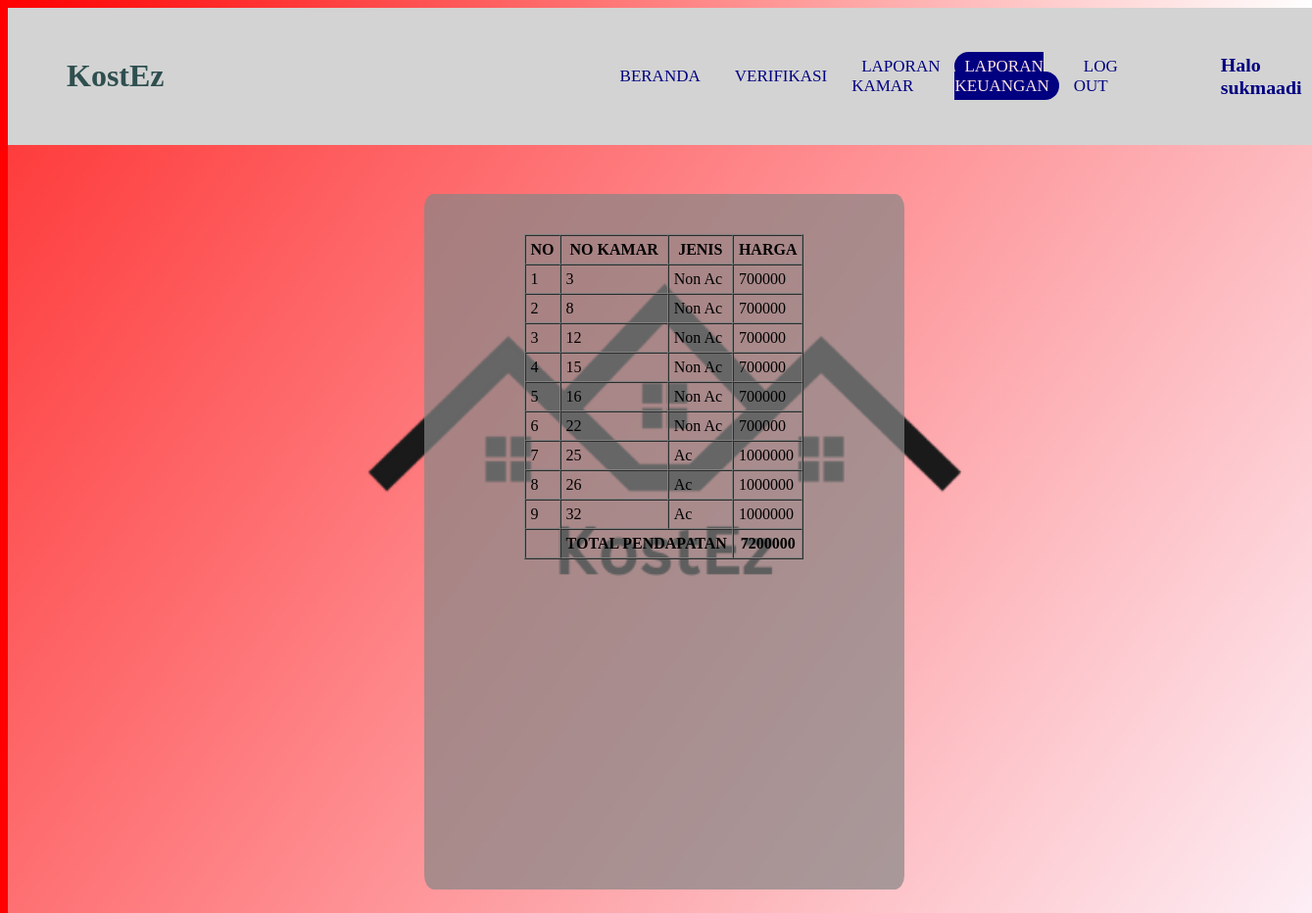
The page /lapuang.php (signed in) on the database its author committed.
### tables this page shows
CREATE TABLE `kamar` (
  `nokamar` int(11) NOT NULL,
  `jenis` varchar(25) NOT NULL,
  `fasilitas` varchar(100) NOT NULL,
  `harga` int(11) NOT NULL,
  `avail` tinyint(1) NOT NULL,
  `gambar` blob NOT NULL
);

### lapuang.php (the view, shortened to what this page needs)
<?php
include("koneksi.php");
$queryuang = "SELECT * FROM kamar WHERE avail = 1";
$q1 = mysqli_query($conn, $queryuang);
$penghuni=0;
$totaluang=0;
?>
<!DOCTYPE html>
<html>
<head>
    <link rel="stylesheet" type="text/css" href="lapuang.css">
</head>
<body style="background-image: linear-gradient(to right, red , white)";>
    <div class="hero">
        <header id="header">
            <a href="#" class="judul"><b>KostEz</b></a>
            <ul>
                <li><a href="admin_index.php">BERANDA</a></li>
                <li><a href="verifpesanan.php">VERIFIKASI</a></li>
                <li><a href="lapkamar.php">LAPORAN KAMAR</a></li>
                <li><a href="lapuang.php" class="active">LAPORAN KEUANGAN</a></li>
                <li><a href="logout.php">LOG OUT</a></li>
                <li><div class="halo"><h3>Halo
                    <?php
                    if(isset($_SESSION["login"])){
                        echo $_SESSION["username"];
                    }
                    else{
                        echo ("ADMIN");
                    }
                    ?>
                    </h3></div></li>
            </ul>
        </header>
            <center>
                <div class="boxx">
                <br><br>
                <table border="1" cellspacing="0" cellpadding="5">
                    <tr>
                        <th>NO</th>
                        <th>NO KAMAR</th>
                        <th>JENIS</th>
                        <th>HARGA</th>
                    </tr>
                    <?php
                    while($r1 = mysqli_fetch_array($q1)){
                        $penghuni++;
                        $harga = $r1['harga'];
                        echo "
                        <tr>
                            <td>$penghuni</td>
                            <td>$r1[nokamar]</td>
                            <td>$r1[jenis]</td>
                            <td>$r1[harga]</td>
                        </tr>
                        ";
                        $totaluang = $totaluang + $harga;
                    }
                    ?>
                    <tr>
                        <th></th>
                        <th colspan ="2">TOTAL PENDAPATAN </th>
                        <th><?php echo $totaluang?></th>
                    </tr>
                </table>
                </div>
            </center>
    </div>
</body>
</html>

### lapuang.css (style rules this page uses)
body { height: 100%; width: 100%; background-image: url("img/KostEz.png"); background-position: center; background-size: cover; position: absolute; font-family: verdana; }
#header { top: 0; left: 0; width: auto; padding: 10px 30px; display: flex; align-items: center; background-color: lightgray; }
#header .judul { color: darkslategrey; font-weight: 420; font-size: 2em; text-decoration: none; margin-left: 30px; margin-right: 400px; }
#header ul { display: flex; justify-content: center; align-items: center; font-size: 17px; }
#header ul li { list-style: none; margin-left: 15px; }
#header ul li a { text-decoration: none; padding: 5px 10px; color: navy; border-radius: 30px; }
#header ul li a:hover, #header ul li a.active { background: navy; color: mistyrose; }
#header .halo { color: navy; margin-left: 90px; }
.hero { height: 100%; width: 100%; background-image: url('img/KostEz.png'); background-position: center; background-size: cover; position: absolute; }
.boxx { width: 480px; height: 700px; position: relative; margin: 6% auto; background: rgba(134, 134, 134, 0.7); padding: 5px; border-radius: 2%; overflow: hidden; margin-top: 50px; }

### rows shown on the page
kamar: nokamar "3", jenis "Non Ac", harga "700000"
kamar: nokamar "8", jenis "Non Ac", harga "700000"
kamar: nokamar "12", jenis "Non Ac", harga "700000"
kamar: nokamar "15", jenis "Non Ac", harga "700000"
kamar: nokamar "16", jenis "Non Ac", harga "700000"
kamar: nokamar "22", jenis "Non Ac", harga "700000"
kamar: nokamar "25", jenis "Ac", harga "1000000"
kamar: nokamar "26", jenis "Ac", harga "1000000"
kamar: nokamar "32", jenis "Ac", harga "1000000"

### other values the page prints
$_SESSION["username"] "sukmaadi"
$totaluang "7200000"
